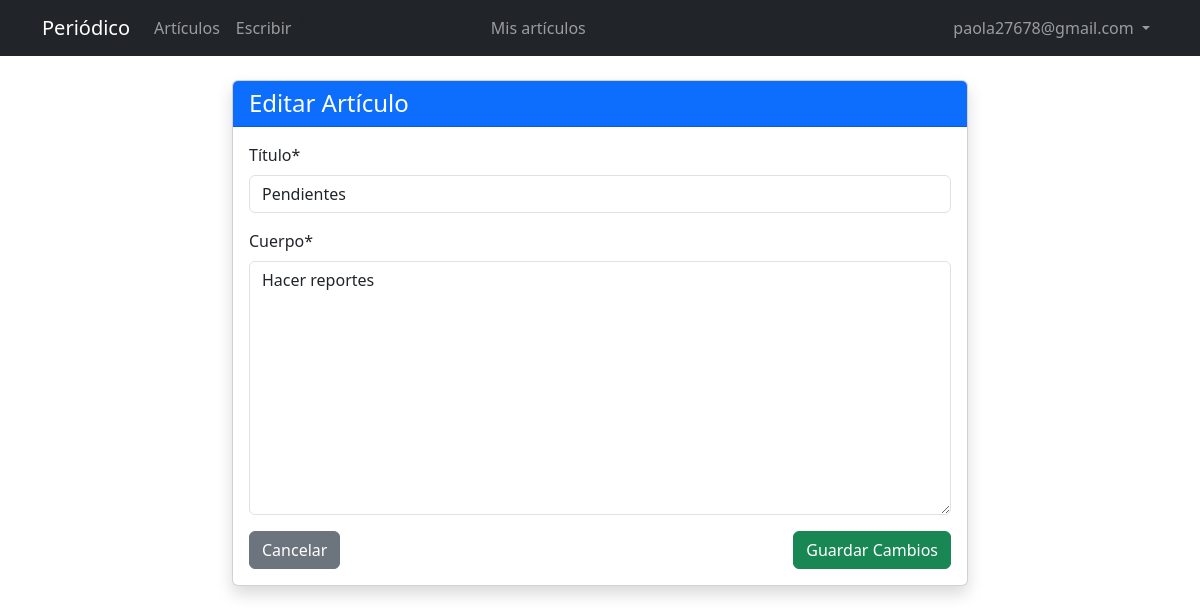
/articulos/2/editar/ (signed in), run on the app's committed database.
### cuentas/models.py (models this page shows)
class UsuarioPersonalizado(AbstractUser):
    edad = models.PositiveIntegerField(null=True, blank=True)

### articulos/models.py (models this page shows, shortened)
class Articulo(models.Model):
    titulo = models.CharField("título", max_length=255)
    cuerpo = models.TextField()
    fecha = models.DateTimeField(auto_now_add=True)
    autor = models.ForeignKey(settings.AUTH_USER_MODEL, on_delete=models.CASCADE)
    class Meta:
        ordering = ["-fecha"]
        verbose_name = "artículo"
        verbose_name_plural = "artículos"

### articulos/views.py (the view)
# urls.py: path("<int:pk>/editar/", VistaEditarArticulo.as_view(), name="articulo_editar"),
class VistaEditarArticulo(LoginRequiredMixin, UserPassesTestMixin, UpdateView):
    model = Articulo
    fields = ["titulo", "cuerpo"]
    template_name = "articulos/editar.html"
    def test_func(self):
        return self.get_object().autor == self.request.user

### templates/articulos/editar.html (shortened to what this page needs)
{% extends "base.html" %}
{% load crispy_forms_tags %}
{% block contenido %}
<div class="row justify-content-center">
    <div class="col-md-8">
        <div class="card shadow">
            <div class="card-header bg-primary text-white">
                <h2 class="h4 mb-0">Editar Artículo</h2>
            </div>
            <div class="card-body">
                <form method="post">
                    {{ form|crispy }}
                    <div class="d-flex justify-content-between mt-3">
                        <a href="{% url 'articulo_lista' %}" class="btn btn-secondary">Cancelar</a>
                        <button type="submit" class="btn btn-success">Guardar Cambios</button>
                    </div>
                </form>
            </div>
        </div>
    </div>
</div>
{% endblock contenido %}

### templates/base.html (shortened to what this page needs)
<!DOCTYPE html>
<html lang="es">
<head>
  <link href="https://cdn.jsdelivr.net/npm/bootstrap@5.3.3/dist/css/bootstrap.min.css" rel="stylesheet">
</head>
<body>
  <nav class="navbar navbar-expand-md bg-dark mb-4" data-bs-theme="dark">
    <div class="container">
      <a class="navbar-brand" href="{% url 'inicio' %}">Periódico</a>
      <div class="collapse navbar-collapse" id="menu">
        <ul class="navbar-nav me-auto">
          <li class="nav-item">
            <a class="nav-link" href="{% url 'articulo_lista' %}">Artículos</a>
          </li>
          {% if user.is_authenticated %}
            <li class="nav-item">
              <a class="nav-link" href="{% url 'articulo_nuevo' %}">Escribir</a>
            </li>
            <li class="nav-item">
              <a class="nav-link" href="{% url 'mis_articulos' %}">Mis artículos</a>
            </li>
          {% endif %}
        </ul>
        <ul class="navbar-nav ms-auto">
          {% if user.is_authenticated %}
            <li class="nav-item dropdown">
              <a class="nav-link dropdown-toggle" href="#" role="button"
                 data-bs-toggle="dropdown" aria-expanded="false">
                {{ user.username }}
              </a>
            </li>
          {% endif %}
        </ul>
      </div>
    </div>
  </nav>
  <main class="container">
    {% block contenido %}
    {% endblock contenido %}
  </main>
</body>
</html>

### data on the page
UsuarioPersonalizado: username "paola27678@gmail.com"
Articulo: titulo "Pendientes", cuerpo "Hacer reportes"
